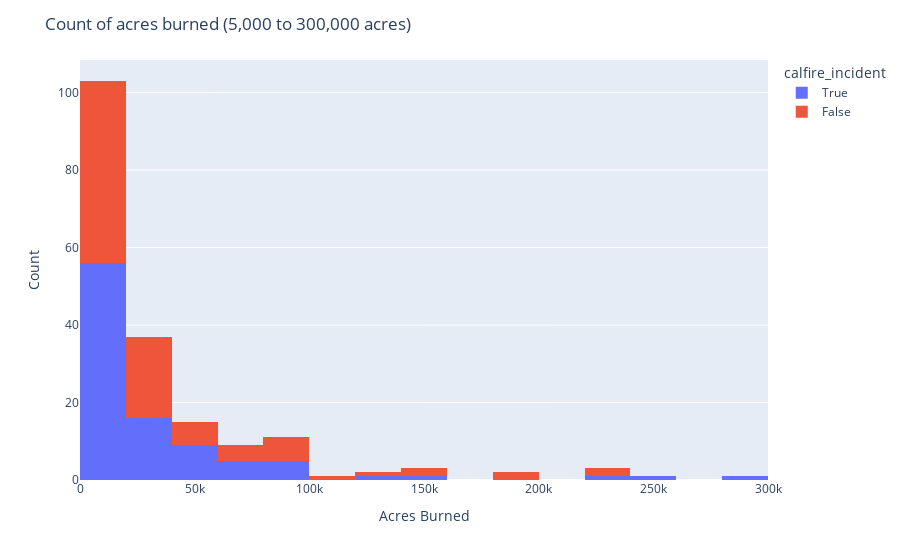

Source (notebook cell):
### Markdown cell above
There are 3 different incident types.

### Code cell
# Make a histogram of the acres burned and color the bars by whether or not the incident was a calfire incident.
# You will probably need to make a mask to remove very small and very large fires.
my_columns = ['incident_acres_burned','calfire_incident']
mask = (DF_raw['incident_acres_burned'] < 300000) & (DF_raw['incident_acres_burned'] > 5000)
DF_masked = DF_raw[mask]
fig = px.histogram(DF_masked[my_columns],
                   x = 'incident_acres_burned',
                   color = 'calfire_incident')
fig.update_layout(title = 'Count of acres burned (5,000 to 300,000 acres)',
                 xaxis_title = 'Acres Burned',
                 yaxis_title = 'Count')
fig

### Figure 1 — Plotly figure (JSON) as saved in the notebook; plotly's stock layout.template omitted (floating-point values rounded to 4 significant figures)
{"data": [{"alignmentgroup": "True", "bingroup": "x", "hovertemplate": "calfire_incident=True<br>incident_acres_burned=%{x}<br>count=%{y}<extra></extra>", "legendgroup": "True", "marker": {"color": "#636efa", "pattern": {"shape": ""}}, "name": "True", "offsetgroup": "True", "orientation": "v", "showlegend": true, "type": "histogram", "x": [6896, 30274, 7055, 27531, 20292, 8073, 11429, 257314, 12661, 6488, 39736, 13153, 35302, 32416, 5503, 97717, 31359, 8051, 5702, 69636, 25118, 70868, 7609, 7474, 48019, 5645, 132127, 5731, 8110, 7050, 36274, 46235, 10000, 6309, 28687, 6033, 48660, 81826, 8500, 51624, 36807, 44573, 8283, 6151, 9989, 36523, 9217, 17357, 6049, 281893, 15180, 11789, 90000, 38008, 229651, 48920, 18703, 63311, 153336, 96949, 8836, 5563, 77758, 9999, 5042, 5513, 29667, 9564, 22614, 7760, 48088, 86509, 6901, 19609, 29570, 67484, 56338, 12466, 13964, 6686, 5366, 9656, 19244, 13440, 8355, 15563, 19195, 5285, 10616, 15520, 5646, 9950, 7224, 5222, 17000, 43890], "xaxis": "x", "yaxis": "y"}, {"alignmentgroup": "True", "bingroup": "x", "hovertemplate": "calfire_incident=False<br>incident_acres_burned=%{x}<br>count=%{y}<extra></extra>", "legendgroup": "False", "marker": {"color": "#EF553B", "pattern": {"shape": ""}}, "name": "False", "offsetgroup": "False", "orientation": "v", "showlegend": true, "type": "histogram", "x": [22992, 14754, 12503, 27440, 5367, 6258, 6980, 10570, 151623, 29322, 33867, 5443, 12518, 18430, 27276, 83733, 8094, 7000, 191125, 78698, 7697, 36556, 12407, 6042, 8925, 21846, 5247, 7194, 18618, 39715, 13417, 18900, 15619, 96901, 38134, 36450, 23136, 46150, 39387, 6974, 14217, 54612, 5332, 5737, 10296, 8799, 83261, 33424, 6882, 31089, 47029, 22744, 16390, 6254, 26409, 10580, 12660, 105670, 68637, 122653, 145632, 223124, 199359, 221835, 8777, 94962, 8578, 16970, 5856, 19244, 60138, 5208, 28098, 76788, 5843, 93078, 5228, 95107, 21725, 5464, 50198, 14168, 14023, 38664, 12703, 33026, 59288, 12967, 9130, 14104, 54878, 23526], "xaxis": "x", "yaxis": "y"}], "layout": {"autosize": true, "barmode": "relative", "legend": {"title": {"text": "calfire_incident"}, "tracegroupgap": 0}, "margin": {"t": 60}, "title": {"text": "Count of acres burned (5,000 to 300,000 acres)"}, "xaxis": {"anchor": "y", "autorange": true, "domain": [0, 1], "range": [-0.5, 300000.0], "title": {"text": "Acres Burned"}, "type": "linear"}, "yaxis": {"anchor": "x", "autorange": true, "domain": [0, 1], "range": [0, 108.4], "title": {"text": "Count"}}}}
